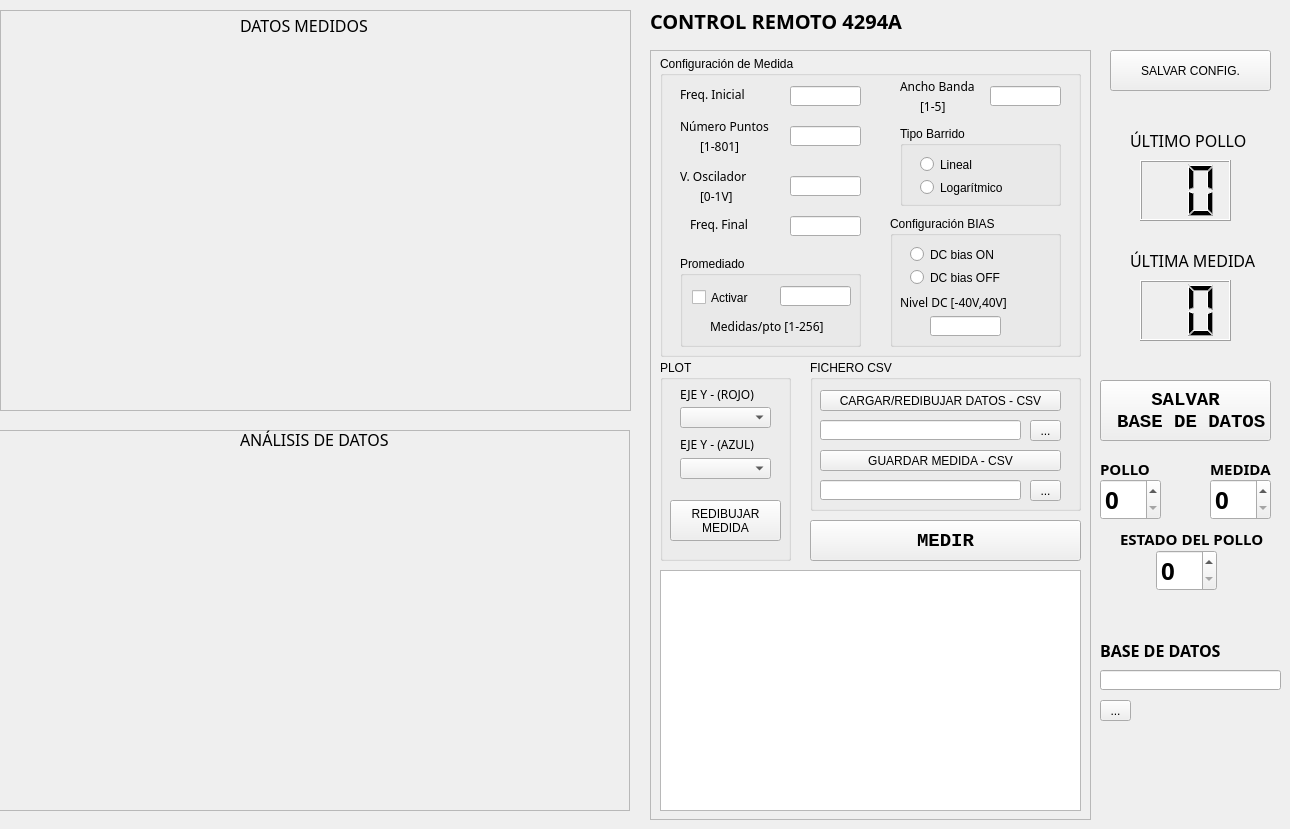
         <widget class="QWidget" name="datos">
          <attribute name="title">
           <string>SENSOR PECTORAL</string>
          </attribute>
          <widget class="QFrame" name="frame_3">
           <property name="geometry">
            <rect>
             <x>-1</x>
             <y>430</y>
             <width>631</width>
             <height>381</height>
            </rect>
           </property>
           <property name="frameShape">
            <enum>QFrame::StyledPanel</enum>
           </property>
           <property name="frameShadow">
            <enum>QFrame::Raised</enum>
           </property>
           <widget class="QWidget" name="verticalLayoutWidget_2">
            <property name="geometry">
             <rect>
              <x>10</x>
              <y>30</y>
              <width>611</width>
              <height>351</height>
             </rect>
            </property>
            <layout class="QVBoxLayout" name="mpl_2"/>
           </widget>
          </widget>
          <widget class="QLabel" name="label_4">
           <property name="geometry">
            <rect>
             <x>240</x>
             <y>424</y>
             <width>171</width>
             <height>31</height>
            </rect>
           </property>
           <property name="font">
            <font>
             <family>Courier 10 Pitch</family>
             <pointsize>12</pointsize>
             <weight>50</weight>
             <bold>false</bold>
            </font>
           </property>
           <property name="text">
            <string>ANÁLISIS DE DATOS</string>
           </property>
          </widget>
          <widget class="QLabel" name="label_3">
           <property name="geometry">
            <rect>
             <x>240</x>
             <y>10</y>
             <width>141</width>
             <height>31</height>
            </rect>
           </property>
           <property name="font">
            <font>
             <family>Courier 10 Pitch</family>
             <pointsize>12</pointsize>
             <weight>50</weight>
             <bold>false</bold>
            </font>
           </property>
           <property name="text">
            <string>DATOS MEDIDOS</string>
           </property>
          </widget>
          <widget class="QFrame" name="frame_2">
           <property name="geometry">
            <rect>
             <x>0</x>
             <y>10</y>
             <width>631</width>
             <height>401</height>
            </rect>
           </property>
           <property name="frameShape">
            <enum>QFrame::StyledPanel</enum>
           </property>
           <property name="frameShadow">
            <enum>QFrame::Raised</enum>
           </property>
           <widget class="QWidget" name="verticalLayoutWidget">
            <property name="geometry">
             <rect>
              <x>10</x>
              <y>30</y>
              <width>611</width>
              <height>371</height>
             </rect>
            </property>
            <layout class="QVBoxLayout" name="mpl_1"/>
           </widget>
          </widget>
          <widget class="QLabel" name="label">
           <property name="geometry">
            <rect>
             <x>650</x>
             <y>10</y>
             <width>291</width>
             <height>21</height>
            </rect>
           </property>
           <property name="font">
            <font>
             <family>Sans</family>
             <pointsize>15</pointsize>
             <weight>75</weight>
             <bold>true</bold>
            </font>
           </property>
           <property name="text">
            <string>CONTROL REMOTO 4294A</string>
           </property>
          </widget>
          <widget class="QFrame" name="frame_4">
           <property name="geometry">
            <rect>
             <x>650</x>
             <y>50</y>
             <width>441</width>
             <height>770</height>
            </rect>
           </property>
           <property name="minimumSize">
            <size>
             <width>0</width>
             <height>0</height>
            </size>
           </property>
           <property name="maximumSize">
            <size>
             <width>441</width>
             <height>770</height>
            </size>
           </property>
           <property name="frameShape">
            <enum>QFrame::StyledPanel</enum>
           </property>
           <property name="frameShadow">
            <enum>QFrame::Raised</enum>
           </property>
           <widget class="QGroupBox" name="groupBox_13">
            <property name="geometry">
             <rect>
              <x>10</x>
              <y>6</y>
              <width>421</width>
              <height>301</height>
             </rect>
            </property>
            <property name="autoFillBackground">
             <bool>false</bool>
            </property>
            <property name="title">
             <string>Configuración de Medida</string>
            </property>
            <widget class="QLineEdit" name="f_inicial">
             <property name="geometry">
              <rect>
               <x>130</x>
               <y>30</y>
               <width>71</width>
               <height>20</height>
              </rect>
             </property>
             <property name="readOnly">
              <bool>false</bool>
             </property>
            </widget>
            <widget class="QLineEdit" name="n_puntos">
             <property name="geometry">
              <rect>
               <x>130</x>
               <y>70</y>
               <width>71</width>
               <height>20</height>
              </rect>
             </property>
             <property name="readOnly">
              <bool>false</bool>
             </property>
            </widget>
            <widget class="QLabel" name="label_42">
             <property name="geometry">
              <rect>
               <x>20</x>
               <y>60</y>
               <width>101</width>
               <height>20</height>
              </rect>
             </property>
             <property name="font">
              <font>
               <family>Courier 10 Pitch</family>
               <pointsize>9</pointsize>
              </font>
             </property>
             <property name="text">
              <string>Número Puntos</string>
             </property>
            </widget>
            <widget class="QLabel" name="label_44">
             <property name="geometry">
              <rect>
               <x>20</x>
               <y>30</y>
               <width>101</width>
               <height>16</height>
              </rect>
             </property>
             <property name="font">
              <font>
               <family>Courier 10 Pitch</family>
               <pointsize>9</pointsize>
              </font>
             </property>
             <property name="text">
              <string>Freq. Inicial</string>
             </property>
            </widget>
            <widget class="QLabel" name="label_46">
             <property name="geometry">
              <rect>
               <x>30</x>
               <y>160</y>
               <width>91</width>
               <height>16</height>
              </rect>
             </property>
             <property name="font">
              <font>
               <family>Courier 10 Pitch</family>
               <pointsize>9</pointsize>
              </font>
             </property>
             <property name="text">
              <string>Freq. Final</string>
             </property>
            </widget>
            <widget class="QLineEdit" name="f_final">
             <property name="geometry">
              <rect>
               <x>130</x>
               <y>160</y>
               <width>71</width>
               <height>20</height>
              </rect>
             </property>
             <property name="readOnly">
              <bool>false</bool>
             </property>
            </widget>
            <widget class="QLabel" name="label_43">
             <property name="geometry">
              <rect>
               <x>240</x>
               <y>20</y>
               <width>101</width>
               <height>20</height>
              </rect>
             </property>
             <property name="font">
              <font>
               <family>Courier 10 Pitch</family>
               <pointsize>9</pointsize>
              </font>
             </property>
             <property name="text">
              <string>Ancho Banda</string>
             </property>
            </widget>
            <widget class="QLineEdit" name="ancho_banda">
             <property name="geometry">
              <rect>
               <x>330</x>
               <y>30</y>
               <width>71</width>
               <height>20</height>
              </rect>
             </property>
             <property name="readOnly">
              <bool>false</bool>
             </property>
            </widget>
            <widget class="QLabel" name="label_50">
             <property name="geometry">
              <rect>
               <x>40</x>
               <y>80</y>
               <width>101</width>
               <height>20</height>
              </rect>
             </property>
             <property name="font">
              <font>
               <family>Courier 10 Pitch</family>
               <pointsize>9</pointsize>
              </font>
             </property>
             <property name="text">
              <string>[1-801]</string>
             </property>
            </widget>
            <widget class="QLabel" name="label_51">
             <property name="geometry">
              <rect>
               <x>260</x>
               <y>40</y>
               <width>41</width>
               <height>20</height>
              </rect>
             </property>
             <property name="font">
              <font>
               <family>Courier 10 Pitch</family>
               <pointsize>9</pointsize>
              </font>
             </property>
             <property name="text">
              <string>[1-5]</string>
             </property>
            </widget>
            <widget class="QLabel" name="label_52">
             <property name="geometry">
              <rect>
               <x>40</x>
               <y>130</y>
               <width>101</width>
               <height>20</height>
              </rect>
             </property>
             <property name="font">
              <font>
               <family>Courier 10 Pitch</family>
               <pointsize>9</pointsize>
              </font>
             </property>
             <property name="text">
              <string>[0-1V]</string>
             </property>
            </widget>
            <widget class="QLabel" name="label_53">
             <property name="geometry">
              <rect>
               <x>20</x>
               <y>110</y>
               <width>101</width>
               <height>20</height>
              </rect>
             </property>
             <property name="font">
              <font>
               <family>Courier 10 Pitch</family>
               <pointsize>9</pointsize>
              </font>
             </property>
             <property name="text">
              <string>V. Oscilador</string>
             </property>
            </widget>
            <widget class="QLineEdit" name="vosc">
             <property name="geometry">
              <rect>
               <x>130</x>
               <y>120</y>
               <width>71</width>
               <height>20</height>
              </rect>
             </property>
             <property name="readOnly">
              <bool>false</bool>
             </property>
            </widget>
            <widget class="QGroupBox" name="groupBox">
             <property name="geometry">
              <rect>
               <x>240</x>
               <y>70</y>
               <width>161</width>
               <height>80</height>
              </rect>
             </property>
             <property name="title">
              <string>Tipo Barrido</string>
             </property>
             <widget class="QRadioButton" name="radioButton_lineal">
              <property name="geometry">
               <rect>
                <x>20</x>
                <y>27</y>
                <width>111</width>
                <height>23</height>
               </rect>
              </property>
              <property name="text">
               <string>Lineal</string>
              </property>
             </widget>
             <widget class="QRadioButton" name="radioButton_log">
              <property name="geometry">
               <rect>
                <x>20</x>
                <y>50</y>
                <width>111</width>
                <height>23</height>
               </rect>
              </property>
              <property name="text">
               <string>Logarítmico</string>
              </property>
             </widget>
            </widget>
            <widget class="QGroupBox" name="groupBox_3">
             <property name="geometry">
              <rect>
               <x>230</x>
               <y>160</y>
               <width>171</width>
               <height>131</height>
              </rect>
             </property>
             <property name="title">
              <string>Configuración BIAS</string>
             </property>
             <property name="checkable">
              <bool>false</bool>
             </property>
             <widget class="QRadioButton" name="radioButton_DC_OFF">
              <property name="geometry">
               <rect>
                <x>20</x>
                <y>50</y>
                <width>111</width>
                <height>23</height>
               </rect>
              </property>
              <property name="text">
               <string>DC bias OFF</string>
              </property>
             </widget>
             <widget class="QRadioButton" name="radioButton_DC_ON">
              <property name="geometry">
               <rect>
                <x>20</x>
                <y>27</y>
                <width>111</width>
                <height>23</height>
               </rect>
              </property>
              <property name="text">
               <string>DC bias ON</string>
              </property>
             </widget>
             <widget class="QLabel" name="label_15">
              <property name="geometry">
               <rect>
                <x>10</x>
                <y>76</y>
                <width>141</width>
                <height>20</height>
               </rect>
              </property>
              <property name="font">
               <font>
                <family>Courier 10 Pitch</family>
                <pointsize>9</pointsize>
               </font>
              </property>
              <property name="text">
               <string>Nivel DC [-40V,40V]</string>
              </property>
             </widget>
             <widget class="QLineEdit" name="nivel_DC">
              <property name="geometry">
               <rect>
                <x>40</x>
                <y>100</y>
                <width>71</width>
                <height>20</height>
               </rect>
              </property>
              <property name="readOnly">
               <bool>false</bool>
              </property>
             </widget>
            </widget>
            <widget class="QGroupBox" name="groupBox_4">
             <property name="geometry">
              <rect>
               <x>20</x>
               <y>200</y>
               <width>181</width>
               <height>91</height>
              </rect>
             </property>
             <property name="title">
              <string>Promediado</string>
             </property>
             <widget class="QLabel" name="label_14">
              <property name="geometry">
               <rect>
                <x>30</x>
                <y>60</y>
                <width>141</width>
                <height>20</height>
               </rect>
              </property>
              <property name="font">
               <font>
                <family>Courier 10 Pitch</family>
                <pointsize>9</pointsize>
               </font>
              </property>
              <property name="text">
               <string>Medidas/pto [1-256]</string>
              </property>
             </widget>
             <widget class="QLineEdit" name="n_medidas_punto">
              <property name="geometry">
               <rect>
                <x>100</x>
                <y>30</y>
                <width>71</width>
                <height>20</height>
               </rect>
              </property>
              <property name="readOnly">
               <bool>false</bool>
              </property>
             </widget>
             <widget class="QCheckBox" name="avg">
              <property name="geometry">
               <rect>
                <x>12</x>
                <y>30</y>
                <width>92</width>
                <height>23</height>
               </rect>
              </property>
              <property name="text">
               <string>Activar</string>
              </property>
             </widget>
            </widget>
           </widget>
           <widget class="QPushButton" name="MEDIR">
            <property name="geometry">
             <rect>
              <x>160</x>
              <y>470</y>
              <width>271</width>
              <height>41</height>
             </rect>
            </property>
            <property name="font">
             <font>
              <family>Courier New</family>
              <pointsize>14</pointsize>
              <weight>75</weight>
              <bold>true</bold>
             </font>
            </property>
            <property name="text">
             <string>MEDIR</string>
            </property>
           </widget>
           <widget class="QGroupBox" name="groupBox_2">
            <property name="geometry">
             <rect>
              <x>10</x>
              <y>310</y>
              <width>131</width>
              <height>201</height>
             </rect>
            </property>
            <property name="title">
             <string>PLOT</string>
            </property>
            <widget class="QComboBox" name="comboBox_trazaA">
             <property name="geometry">
              <rect>
               <x>20</x>
               <y>47</y>
               <width>91</width>
               <height>21</height>
              </rect>
             </property>
             <property name="maxVisibleItems">
              <number>6</number>
             </property>
            </widget>
            <widget class="QComboBox" name="comboBox_trazaB">
             <property name="geometry">
              <rect>
               <x>20</x>
               <y>98</y>
               <width>91</width>
               <height>21</height>
              </rect>
             </property>
             <property name="maxVisibleItems">
              <number>6</number>
             </property>
            </widget>
            <widget class="QLabel" name="label_16">
             <property name="geometry">
              <rect>
               <x>20</x>
               <y>24</y>
               <width>101</width>
               <height>20</height>
              </rect>
             </property>
             <property name="font">
              <font>
               <family>Courier 10 Pitch</family>
               <pointsize>9</pointsize>
              </font>
             </property>
             <property name="text">
              <string>EJE Y - (ROJO)</string>
             </property>
            </widget>
            <widget class="QLabel" name="label_17">
             <property name="geometry">
              <rect>
               <x>20</x>
               <y>74</y>
               <width>101</width>
               <height>20</height>
              </rect>
             </property>
             <property name="font">
              <font>
               <family>Courier 10 Pitch</family>
               <pointsize>9</pointsize>
              </font>
             </property>
             <property name="text">
              <string>EJE Y - (AZUL)</string>
             </property>
            </widget>
            <widget class="QPushButton" name="REDRAW_MEASURE">
             <property name="geometry">
              <rect>
               <x>10</x>
               <y>140</y>
               <width>111</width>
               <height>41</height>
              </rect>
             </property>
             <property name="text">
              <string>REDIBUJAR
MEDIDA</string>
             </property>
            </widget>
           </widget>
           <widget class="QTextBrowser" name="textBrowser">
            <property name="geometry">
             <rect>
              <x>10</x>
              <y>520</y>
              <width>421</width>
              <height>241</height>
             </rect>
            </property>
           </widget>
           <widget class="QGroupBox" name="groupBox_18">
            <property name="geometry">
             <rect>
              <x>160</x>
              <y>310</y>
              <width>271</width>
              <height>151</height>
             </rect>
            </property>
            <property name="title">
             <string>FICHERO CSV</string>
            </property>
            <widget class="QPushButton" name="LOAD_M">
             <property name="geometry">
              <rect>
               <x>10</x>
               <y>30</y>
               <width>241</width>
               <height>21</height>
              </rect>
             </property>
             <property name="text">
              <string>CARGAR/REDIBUJAR DATOS - CSV</string>
             </property>
            </widget>
            <widget class="QToolButton" name="toolButton_load">
             <property name="geometry">
              <rect>
               <x>220</x>
               <y>60</y>
               <width>31</width>
               <height>21</height>
              </rect>
             </property>
             <property name="text">
              <string>...</string>
             </property>
            </widget>
            <widget class="QLineEdit" name="load_path">
             <property name="geometry">
              <rect>
               <x>10</x>
               <y>60</y>
               <width>201</width>
               <height>20</height>
              </rect>
             </property>
             <property name="readOnly">
              <bool>false</bool>
             </property>
            </widget>
            <widget class="QPushButton" name="SAVE_M">
             <property name="geometry">
              <rect>
               <x>10</x>
               <y>90</y>
               <width>241</width>
               <height>21</height>
              </rect>
             </property>
             <property name="text">
              <string>GUARDAR MEDIDA - CSV</string>
             </property>
            </widget>
            <widget class="QToolButton" name="toolButton_save">
             <property name="geometry">
              <rect>
               <x>220</x>
               <y>120</y>
               <width>31</width>
               <height>21</height>
              </rect>
             </property>
             <property name="text">
              <string>...</string>
             </property>
            </widget>
            <widget class="QLineEdit" name="save_path">
             <property name="geometry">
              <rect>
               <x>10</x>
               <y>120</y>
               <width>201</width>
               <height>20</height>
              </rect>
             </property>
             <property name="readOnly">
              <bool>false</bool>
             </property>
            </widget>
           </widget>
          </widget>
          <widget class="QPushButton" name="SAVE_cfg">
           <property name="geometry">
            <rect>
             <x>1110</x>
             <y>50</y>
             <width>161</width>
             <height>41</height>
            </rect>
           </property>
           <property name="text">
            <string>SALVAR CONFIG.</string>
           </property>
          </widget>
          <widget class="QLCDNumber" name="last_medida">
           <property name="geometry">
            <rect>
             <x>1140</x>
             <y>280</y>
             <width>91</width>
             <height>61</height>
            </rect>
           </property>
           <property name="font">
            <font>
             <family>Sans</family>
             <pointsize>10</pointsize>
             <weight>75</weight>
             <bold>true</bold>
            </font>
           </property>
           <property name="lineWidth">
            <number>1</number>
           </property>
           <property name="digitCount">
            <number>2</number>
           </property>
          </widget>
          <widget class="QLCDNumber" name="last_pollo">
           <property name="geometry">
            <rect>
             <x>1140</x>
             <y>160</y>
             <width>91</width>
             <height>61</height>
            </rect>
           </property>
           <property name="font">
            <font>
             <family>Sans</family>
             <pointsize>10</pointsize>
             <weight>75</weight>
             <bold>true</bold>
            </font>
           </property>
           <property name="lineWidth">
            <number>1</number>
           </property>
           <property name="digitCount">
            <number>2</number>
           </property>
          </widget>
          <widget class="QPushButton" name="SAVE_DB">
           <property name="geometry">
            <rect>
             <x>1100</x>
             <y>380</y>
             <width>171</width>
             <height>61</height>
            </rect>
           </property>
           <property name="font">
            <font>
             <family>Courier New</family>
             <pointsize>14</pointsize>
             <weight>75</weight>
             <bold>true</bold>
            </font>
           </property>
           <property name="text">
            <string>SALVAR 
 BASE DE DATOS</string>
           </property>
          </widget>
          <widget class="QLineEdit" name="load_path_db">
           <property name="geometry">
            <rect>
             <x>1100</x>
             <y>670</y>
             <width>181</width>
             <height>20</height>
            </rect>
           </property>
           <property name="readOnly">
            <bool>false</bool>
           </property>
          </widget>
          <widget class="QToolButton" name="toolButton_load_db">
           <property name="geometry">
            <rect>
             <x>1100</x>
             <y>700</y>
             <width>31</width>
             <height>21</height>
            </rect>
           </property>
           <property name="text">
            <string>...</string>
           </property>
          </widget>
          <widget class="QSpinBox" name="spinBox_pollo_db">
           <property name="geometry">
            <rect>
             <x>1100</x>
             <y>479</y>
             <width>61</width>
             <height>41</height>
            </rect>
           </property>
           <property name="font">
            <font>
             <family>Sans</family>
             <pointsize>18</pointsize>
             <weight>75</weight>
             <bold>true</bold>
            </font>
           </property>
          </widget>
          <widget class="QSpinBox" name="spinBox_medida_db">
           <property name="geometry">
            <rect>
             <x>1210</x>
             <y>479</y>
             <width>61</width>
             <height>41</height>
            </rect>
           </property>
           <property name="font">
            <font>
             <family>Sans</family>
             <pointsize>18</pointsize>
             <weight>75</weight>
             <bold>true</bold>
            </font>
           </property>
           <property name="maximum">
            <number>19</number>
           </property>
          </widget>
          <widget class="QLabel" name="label_36">
           <property name="geometry">
            <rect>
             <x>1100</x>
             <y>640</y>
             <width>131</width>
             <height>20</height>
            </rect>
           </property>
           <property name="font">
            <font>
             <family>Sans</family>
             <pointsize>12</pointsize>
             <weight>75</weight>
             <bold>true</bold>
            </font>
           </property>
           <property name="text">
            <string>BASE DE DATOS</string>
           </property>
          </widget>
          <widget class="QLabel" name="label_37">
           <property name="geometry">
            <rect>
             <x>1130</x>
             <y>130</y>
             <width>131</width>
             <height>20</height>
            </rect>
           </property>
           <property name="font">
            <font>
             <family>Sans</family>
             <pointsize>12</pointsize>
            </font>
           </property>
           <property name="text">
            <string>ÚLTIMO POLLO</string>
           </property>
          </widget>
          <widget class="QLabel" name="label_38">
           <property name="geometry">
            <rect>
             <x>1130</x>
             <y>250</y>
             <width>131</width>
             <height>20</height>
            </rect>
           </property>
           <property name="font">
            <font>
             <family>Sans</family>
             <pointsize>12</pointsize>
            </font>
           </property>
           <property name="text">
            <string>ÚLTIMA MEDIDA</string>
           </property>
          </widget>
          <widget class="QLabel" name="label_39">
           <property name="geometry">
            <rect>
             <x>1100</x>
             <y>459</y>
             <width>51</width>
             <height>20</height>
            </rect>
           </property>
           <property name="font">
            <font>
             <family>Sans</family>
             <pointsize>11</pointsize>
             <weight>75</weight>
             <bold>true</bold>
            </font>
           </property>
           <property name="text">
            <string>POLLO</string>
           </property>
          </widget>
          <widget class="QLabel" name="label_40">
           <property name="geometry">
            <rect>
             <x>1210</x>
             <y>459</y>
             <width>61</width>
             <height>20</height>
            </rect>
           </property>
           <property name="font">
            <font>
             <family>Sans</family>
             <pointsize>11</pointsize>
             <weight>75</weight>
             <bold>true</bold>
            </font>
           </property>
           <property name="text">
            <string>MEDIDA</string>
           </property>
          </widget>
          <widget class="QSpinBox" name="spinBox_pollo_db_2">
           <property name="geometry">
            <rect>
             <x>1156</x>
             <y>550</y>
             <width>61</width>
             <height>41</height>
            </rect>
           </property>
           <property name="font">
            <font>
             <family>Sans</family>
             <pointsize>18</pointsize>
             <weight>75</weight>
             <bold>true</bold>
            </font>
           </property>
           <property name="maximum">
            <number>3</number>
           </property>
          </widget>
          <widget class="QLabel" name="label_41">
           <property name="geometry">
            <rect>
             <x>1120</x>
             <y>529</y>
             <width>151</width>
             <height>20</height>
            </rect>
           </property>
           <property name="font">
            <font>
             <family>Sans</family>
             <pointsize>11</pointsize>
             <weight>75</weight>
             <bold>true</bold>
            </font>
           </property>
           <property name="text">
            <string>ESTADO DEL POLLO</string>
           </property>
          </widget>
         </widget>
